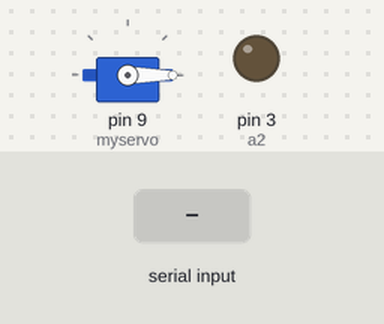
Recording of a sketch running on a simulated Arduino Uno, built with avr-gcc and run on an emulated ATmega328P. On the bench: servo, output pins drawn as LEDs (lit = HIGH). The test bench sets the inputs (shaded band).

Above: at 1.2 s.
1.3 s: "s" received over Serial
At 1.98 s:
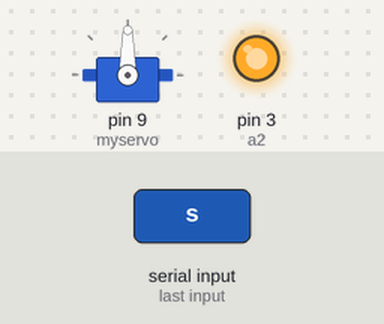
At 3.2 s:
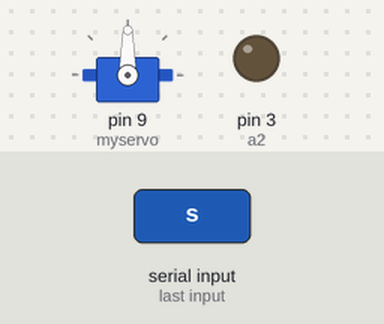
Timing chart, 0 to 4.7 s (numbered marks = the images above; inputs shaded):
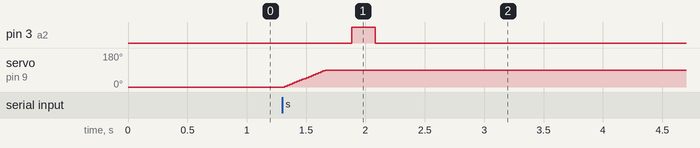

The sketch:

ard1.ino
```cpp
#include<Servo.h>
#include<SoftwareSerial.h>
SoftwareSerial HC05(10,11);
Servo myservo;
int pos;
int a2=3;
int s1=0;
char input;
int sensorPin = A0;
int Value,i=0;
float volt;
char d;
void setup() {
  Serial.begin(9600);
  HC05.begin(9600);
  // put your setup code here, to run once:
pinMode(a2,OUTPUT);
myservo.attach(9);
  myservo.write(0);
}

void loop() {
  if(Serial.available())
{// put your main code here, to run repeatedly:
 d=Serial.read();
  //receive from pyhton and ard2 both

if(d=='s')
{
  for(pos=0;pos<=90;pos+=5)
   { myservo.write(pos);
   delay(20);
   }
  delay(200);
  digitalWrite(a2,HIGH);
  delay(200);
  digitalWrite(a2,LOW);
  delay(14000);
  for(pos=90;pos>=0;pos-=5)
   { myservo.write(pos);
   delay(20);
   }
  delay(200);
  Serial.println('y');
}
if(d=='e'||d=='f'||d=='g'||d=='d')
HC05.println(d);
d="";
}
}
```

Measured:
- after the input at 1.3 s, pin 3 (a2): LOW → HIGH after 0.58 s, → LOW 0.20 s later; servo on pin 9 (myservo): moves from 0° to 90° over 0.34 s, starting at once
